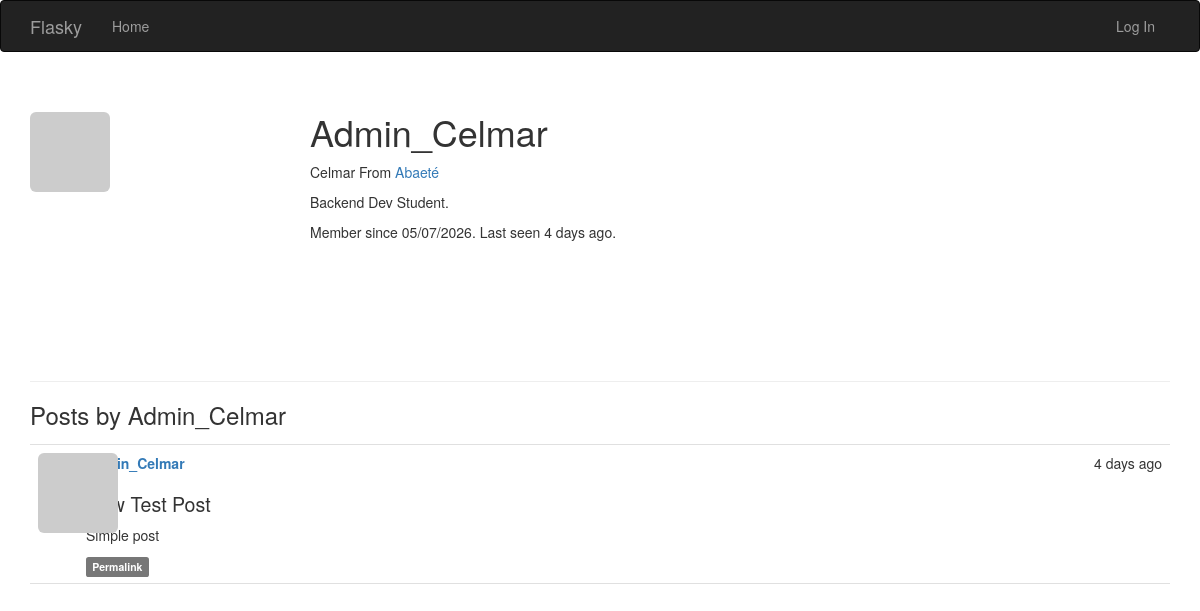
Before: /user/Admin_Celmar with the older database file.
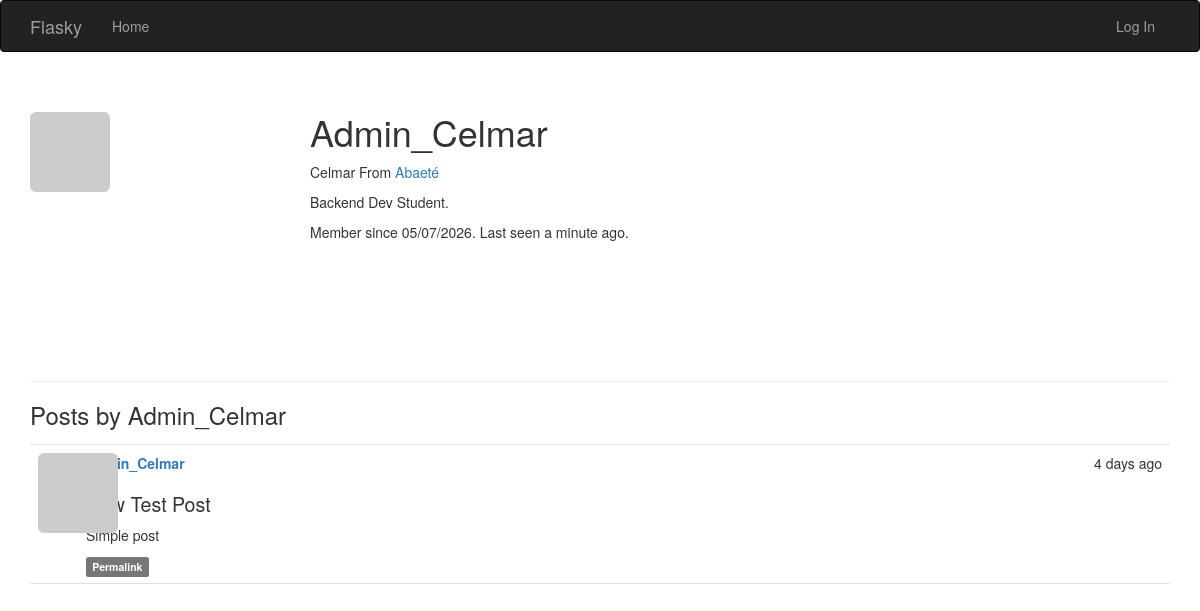
After: the same page with the newer database file.
### app/models.py (models this page shows, shortened)
class User(UserMixin, db.Model):
    __tablename__ = "users"
    id: Mapped[int] = mapped_column(primary_key=True)
    email: Mapped[str] = mapped_column(unique=True, index=True)
    username: Mapped[str] = mapped_column(unique=True, index=True)
    role_id: Mapped[int] = mapped_column(ForeignKey("roles.id"), nullable=True)
    password_hash: Mapped[str] = mapped_column(nullable=False)
    confirmed: Mapped[bool] = mapped_column(default=False)
    name: Mapped[str | None] = mapped_column()
    location: Mapped[str | None] = mapped_column()
    about_me: Mapped[str | None] = mapped_column(Text)
    member_since: Mapped[datetime] = mapped_column(DateTime(timezone=True), default=lambda: datetime.now(UTC))
    last_seen: Mapped[datetime] = mapped_column(DateTime(timezone=True), default=lambda: datetime.now(UTC))
    avatar_hash: Mapped[str | None] = mapped_column()
    posts: DynamicMapped["Post"] = relationship(back_populates="author", lazy="dynamic")
    @property
    def password(self) -> None:
        raise AttributeError("password is not a readable attribute")
    def gravatar(self, size: int = 100, default: str = "identicon", rating: str = "g") -> str:
        url: str = "https://secure.gravatar.com/avatar"
        hash_avatar: str = self.avatar_hash or self.gravatar_hash()
        return f"{url}/{hash_avatar}?s={size}&d={default}&r={rating}'."

class Post(db.Model):
    __tablename__ = "posts"
    id: Mapped[int] = mapped_column(primary_key=True)
    body: Mapped[str | None] = mapped_column(Text)
    body_html: Mapped[str | None] = mapped_column(Text)
    timestamp: Mapped[datetime] = mapped_column(DateTime, index=True, default=lambda: datetime.now(UTC))
    author_id: Mapped[int] = mapped_column(ForeignKey("users.id"))
    author: Mapped["User"] = relationship(back_populates="posts")

### app/main/views.py (the view)
@main.route("/user/<username>")
def user(username: str):
    user: User = User.query.filter_by(username=username).first()
    if user is None:
        abort(404)
    posts =  user.posts.order_by(Post.timestamp.desc()).all()
    return render_template("user.html", user=user, posts=posts)

### app/auth/views.py (called while the page is built)
@auth.before_app_request
def before_request():
    if current_user.is_authenticated:
        current_user.ping()
        if not current_user.confirmed and request.blueprint != "auth" and request.endpoint != "static":
            return redirect(url_for("auth.unconfirmed"))
    return None

### app/main/__init__.py (called while the page is built)
@main.app_context_processor
def inject_permissions():
    return dict(Permission=Permission)

### app/models.py (called while the page is built)
    def is_administrator(self):
        return False

### app/templates/user.html (shortened to what this page needs)
{% extends "base.html" %}
{% block page_content %}
<div class="page-header">
    <img class="img-rounded profile-thumbnail" src="{{ user.gravatar(size=256) }}">
    <div class="profile-header">
        <h1>{{ user.username }}</h1>
        {% if user.name or user.location %}
            <p>
                {% if user.name %}{{ user.name }}{% endif %}
                {% if user.location %}
                    From <a href="https://maps.google.com/?q={{ user.location }}">
                            {{ user.location }}
                         </a>
                {% endif %}
            </p>
        {% endif %}
        {% if user.about_me %}
            <p>{{ user.about_me }}</p>
        {% endif %}
        <p>
            Member since {{ moment(user.member_since).format("L") }}.
            Last seen {{ moment(user.last_seen).fromNow() }}.
        </p>
    </div>
</div>
<h3>Posts by {{ user.username }}</h3>
{% include "_posts.html" %}
{% endblock %}

### app/templates/base.html (shortened to what this page needs)
{% extends "bootstrap/base.html" %}
{% block head %}
{{ super() }}
<link rel="stylesheet" type="text/css" href="{{ url_for('static', filename='styles.css') }}">
{% endblock %}
{% block navbar %}
<div class="navbar navbar-inverse" role="navigation">
    <div class="container">
        <div class="navbar-header">
            <a class="navbar-brand" href="{{ url_for('main.index') }}">Flasky</a>
        </div>
        <div class="navbar-collapse collapse">
            <ul class="nav navbar-nav">
                <li><a href="{{ url_for('main.index') }}">Home</a></li>
            </ul>
            <ul class="nav navbar-nav navbar-right">
                {% if current_user.is_authenticated %}
                    <li class="dropdow">
                        <a href="#" class="dropdown-toggle" data-toggle="dropdown">
                            <img src="{{ current_user.gravatar(size=18) }}">
                            Account <b class="caret"></b>
                        </a>
                        <ul class="dropdown-menu">
                            <li><a href="{{ url_for('auth.change_password') }}">Change Password</a></li>
                            <li><a href="{{ url_for('auth.change_email_request') }}">Change Email</a></li>
                            <li><a href="{{ url_for('auth.logout') }}">Log Out</a></li>
                        </ul>
                    </li>
                {% else %}
                    <li><a href="{{ url_for('auth.login') }}">Log In</a></li>
                {% endif %}
            </ul>
        </div>
    </div>
</div>
{% endblock %}
{% block content %}
<div class="container">
    {% block page_content %}{% endblock %}
</div>
{% endblock %}

### app/templates/_posts.html (shortened to what this page needs)
<ul class="posts">
    {% for post in posts %}
        <li class="post">
            <div class="post-thumbnail">
                <a href="{{ url_for('.user', username=post.author.username) }}">
                    <img class="img-rounded profile-thumbnail" src="{{ post.author.gravatar(size=40) }}">
                </a>
            </div>
            <div class="post-content">
                <div class="post-date">{{ moment(post.timestamp).fromNow() }}</div>
                <div class="post-author"><a href="{{ url_for('.user', username=post.author.username) }}">{{ post.author.username }}</a></div>
                <div class="post-body">
                    {% if post.body_html %}
                        {{ post.body_html | safe }}
                    {% else %}
                        {{ post.body }}
                    {% endif %}
                </div>
                <div class="post-footer">
                    <a href="{{ url_for('.post', id=post.id) }}">
                        <span class="label label-default">Permalink</span>
                    </a>
                </div>
            </div>
        </li>
    {% endfor %}
</ul>

### app/static/styles.css (style rules this page uses)
.profile-thumbnail { position: absolute; }
.profile-header { min-height: 260px; margin-left: 280px; }
ul.posts { list-style-type: none; padding: 0px; margin: 16px 0px 0px 0px; border-top: 1px solid #e0e0e0; }
ul.posts li.post { padding: 8px; border-bottom: 1px solid #e0e0e0; }
div.post-date { float: right; }
div.post-author { font-weight: bold; }
div.post-thumbnail { position: absolute; }
div.post-content { margin-left: 48px; min-height: 48px; }
.post-body h1 { font-size: 140%; }

Changed rows visible on the page:
changed User "Admin_Celmar": last_seen "4 days ago" → "a minute ago"
